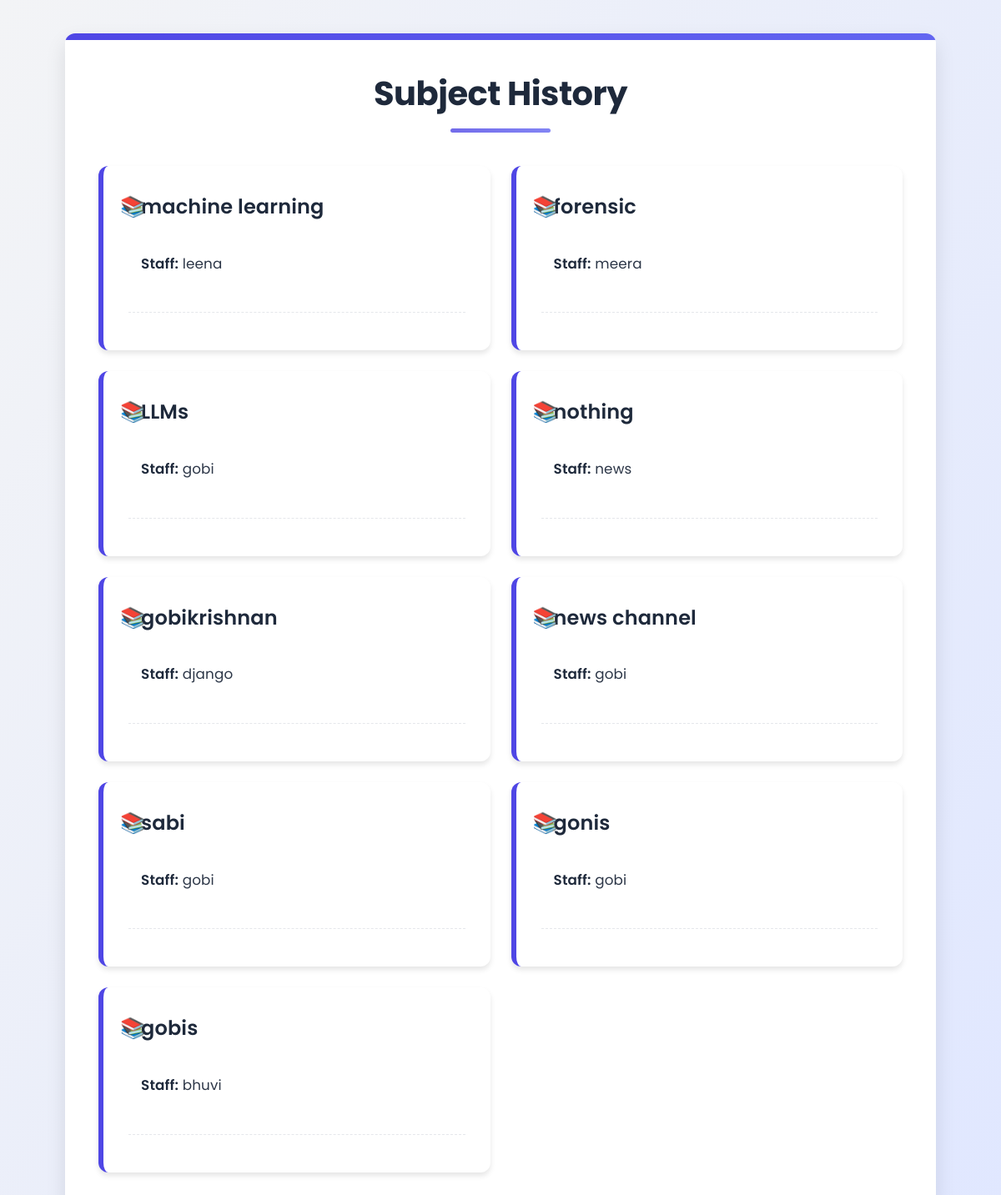
Screenshot of /subject_history_page with the database file from the repository.
### app.py (models this page shows)
class SubjectName(db.Model):
    id = db.Column(db.Integer, primary_key=True)
    namesub = db.Column(db.String(30), nullable=False)
    staffname = db.Column(db.String(30), nullable=False)
    examdate = db.Column(db.Date, nullable=False)
    note = db.Column(db.String(20), nullable=False)

### app.py (the view)
@app.route('/subject_history_page')
def subject_history_page():
    subjects = SubjectName.query.all()
    return render_template('subject_history.html', subjects=subjects)

### templates/subject_history.html (shortened to what this page needs)
<!DOCTYPE html>
<html lang="en">
<head>
    <link rel="stylesheet" href="{{ url_for('static', filename='modern_global.css') }}">
    <link rel="stylesheet" href="{{ url_for('static', filename='modern.css') }}">
</head>
<body>
    <div class="container">
        <h1>Subject History</h1>
        {% if subjects %}
            <div class="subject-grid">
                {% for subject in subjects %}
                    <div class="subject-card">
                        <h3><a href="{{ url_for('view_subject_details', subject_name=subject.namesub) }}">{{ subject.namesub }}</a></h3>
                        <p><strong>Staff:</strong> {{ subject.staffname }}</p>
                        <div class="meta">
                        </div>
                    </div>
                {% endfor %}
            </div>
        {% else %}
            <div class="no-records">
                <div class="icon">📭</div>
                <h2>No Subjects Found</h2>
                <p>You haven't viewed any subjects yet. When you do, they'll appear here for your reference.</p>
            </div>
        {% endif %}
    </div>
</body>
</html>

### static/modern_global.css (style rules this page uses)
:root { --primary-color: #4f46e5; --secondary-color: #6366f1; --accent-color: #f59e42; --danger-color: #ef4444; --success-color: #10b981; --bg-main: #f3f4f6; --bg-card: #fff; --bg-modal: #f9fafb; --text-dark: #1e293b; --text-light: #64748b; --border-radius: 14px; --shadow: 0 4px 24px rgba(80, 80, 120, 0.10); --transition: all 0.25s cubic-bezier(.4,0,.2,1); }
body { background: linear-gradient(120deg, #f3f4f6 0%, #e0e7ff 100%); font-family: 'Poppins', sans-serif; color: var(--text-dark); min-height: 100vh; letter-spacing: 0.01em; }
.container { margin-left: 280px; padding: 2.5rem 2rem 2rem 2rem; max-width: 1100px; }
.subject-card { background: var(--bg-card); border-radius: var(--border-radius); box-shadow: var(--shadow); padding: 2rem 1.5rem 1.5rem 1.5rem; display: flex; flex-direction: column; gap: 1.2rem; position: relative; border-left: 6px solid var(--primary-color); transition: var(--transition); }

### static/modern.css (style rules this page uses)
* { box-sizing: border-box; margin: 0; padding: 0; font-family: 'Segoe UI', Arial, sans-serif; }
body { background: #f4f7fb; color: #222; min-height: 100vh; }
.container { margin-left: 240px; margin-top: 40px; background: #fff; border-radius: 12px; box-shadow: 0 4px 16px rgba(0,0,0,0.08); padding: 32px; max-width: 700px; width: 90%; }
h1, h2, h3 { color: #3a2c5e; margin-bottom: 18px; }

### rows the page displays
SubjectName: namesub "machine learning", staffname "leena"
SubjectName: namesub "forensic", staffname "meera"
SubjectName: namesub "LLMs", staffname "gobi"
SubjectName: namesub "nothing", staffname "news"
SubjectName: namesub "gobikrishnan", staffname "django"
SubjectName: namesub "news channel", staffname "gobi"
SubjectName: namesub "sabi", staffname "gobi"
SubjectName: namesub "gonis", staffname "gobi"
SubjectName: namesub "gobis", staffname "bhuvi"
